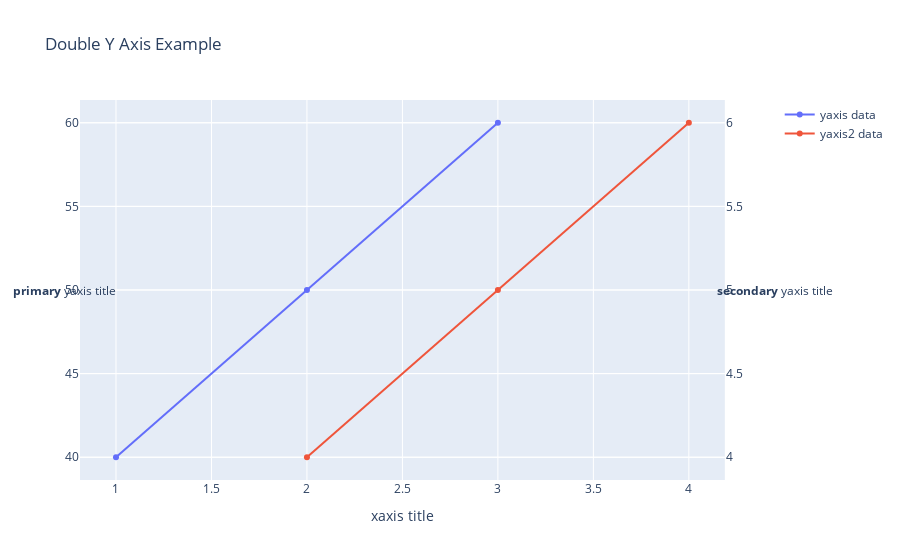

Here is the notebook cell this chart was saved with:
### Markdown cell above
Fixes: Use a palette for the color blind. For example use yellow and blue in the first example. For sideways, hard to read axis titles you can "rotate" them in plotly by hiding the axis title and replacing it with an annotation (example below). Might not be the most optimal solution but its more readable this way. The last probelmatic chart has x axis labels sideways. The code example using plotly at the end of this document shows you can just set them as x axis labels instead of putting them on top of the bars.

### Code cell
import plotly.graph_objects as go
from plotly.subplots import make_subplots

# Create figure with secondary y-axis
fig = make_subplots(specs=[[{"secondary_y": True}]])

# Add traces
fig.add_trace(
    go.Scatter(x=[1, 2, 3], y=[40, 50, 60], name="yaxis data"),
    secondary_y=False,
)

fig.add_trace(
    go.Scatter(x=[2, 3, 4], y=[4, 5, 6], name="yaxis2 data"),
    secondary_y=True,
)

# Add figure title
fig.update_layout(title_text="Double Y Axis Example")

# Set x-axis title
fig.update_xaxes(title_text="xaxis title")

# Hide default y-axis titles
fig.update_yaxes(title_text="", secondary_y=False)
fig.update_yaxes(title_text="", secondary_y=True)

# Primary y-axis title (horizontal)
fig.add_annotation(
    x=-0.1,    # left of the plot
    y=0.5,     # middle of y-axis
    text="<b>primary</b> yaxis title",
    showarrow=False,
    xref="paper",
    yref="paper",
    textangle=0
)

# Secondary y-axis title (horizontal, flipped)
fig.add_annotation(
    x=1.1,     # right of the plot
    y=0.5,
    text="<b>secondary</b> yaxis title",
    showarrow=False,
    xref="paper",
    yref="paper",
    textangle=0
)

fig.show()

### Figure 1 — Plotly figure (JSON) as saved in the notebook; plotly's stock layout.template omitted (floating-point values rounded to 4 significant figures)
{"data": [{"name": "yaxis data", "type": "scatter", "x": [1, 2, 3], "xaxis": "x", "y": [40, 50, 60], "yaxis": "y"}, {"name": "yaxis2 data", "type": "scatter", "x": [2, 3, 4], "xaxis": "x", "y": [4, 5, 6], "yaxis": "y2"}], "layout": {"annotations": [{"showarrow": false, "text": "<b>primary</b> yaxis title", "textangle": 0, "x": -0.1, "xref": "paper", "y": 0.5, "yref": "paper"}, {"showarrow": false, "text": "<b>secondary</b> yaxis title", "textangle": 0, "x": 1.1, "xref": "paper", "y": 0.5, "yref": "paper"}], "title": {"text": "Double Y Axis Example"}, "xaxis": {"anchor": "y", "domain": [0, 0.94], "title": {"text": "xaxis title"}}, "yaxis": {"anchor": "x", "domain": [0, 1], "title": {"text": ""}}, "yaxis2": {"anchor": "x", "overlaying": "y", "side": "right", "title": {"text": ""}}}}
